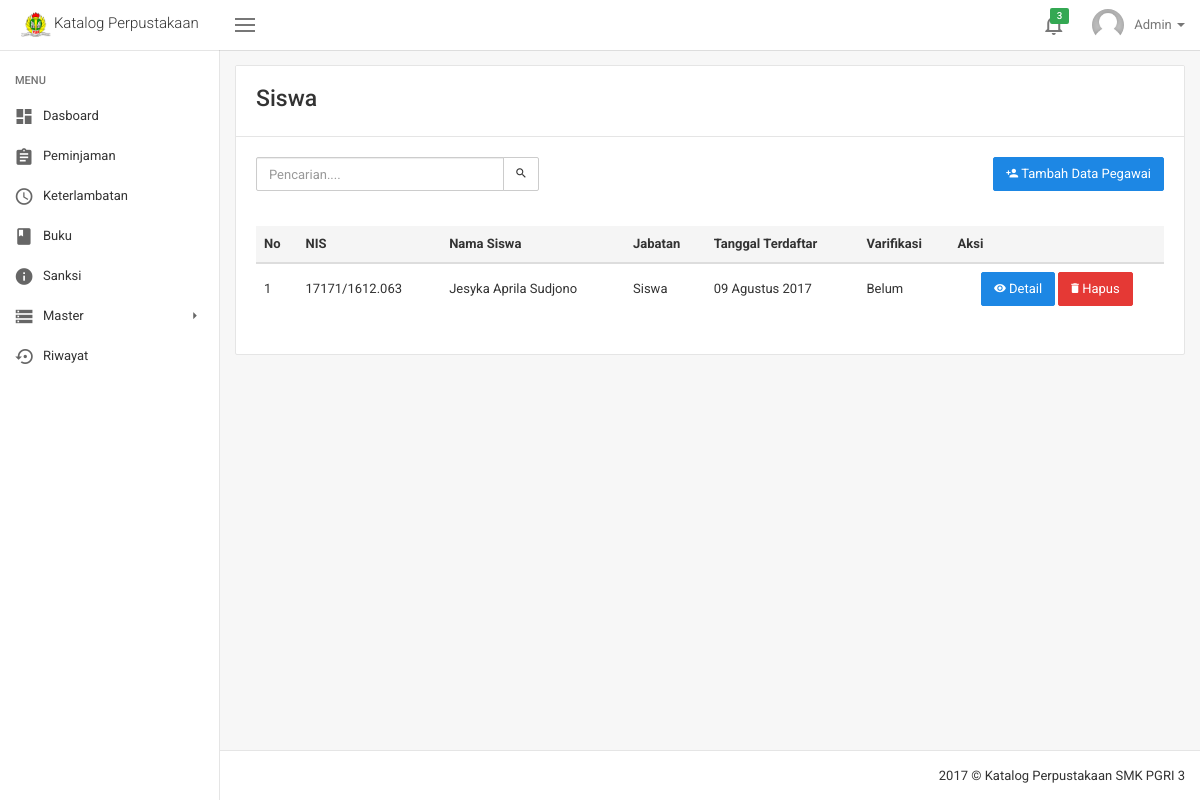
/siswa.php (signed in), run on an earlier commit of the app's database.
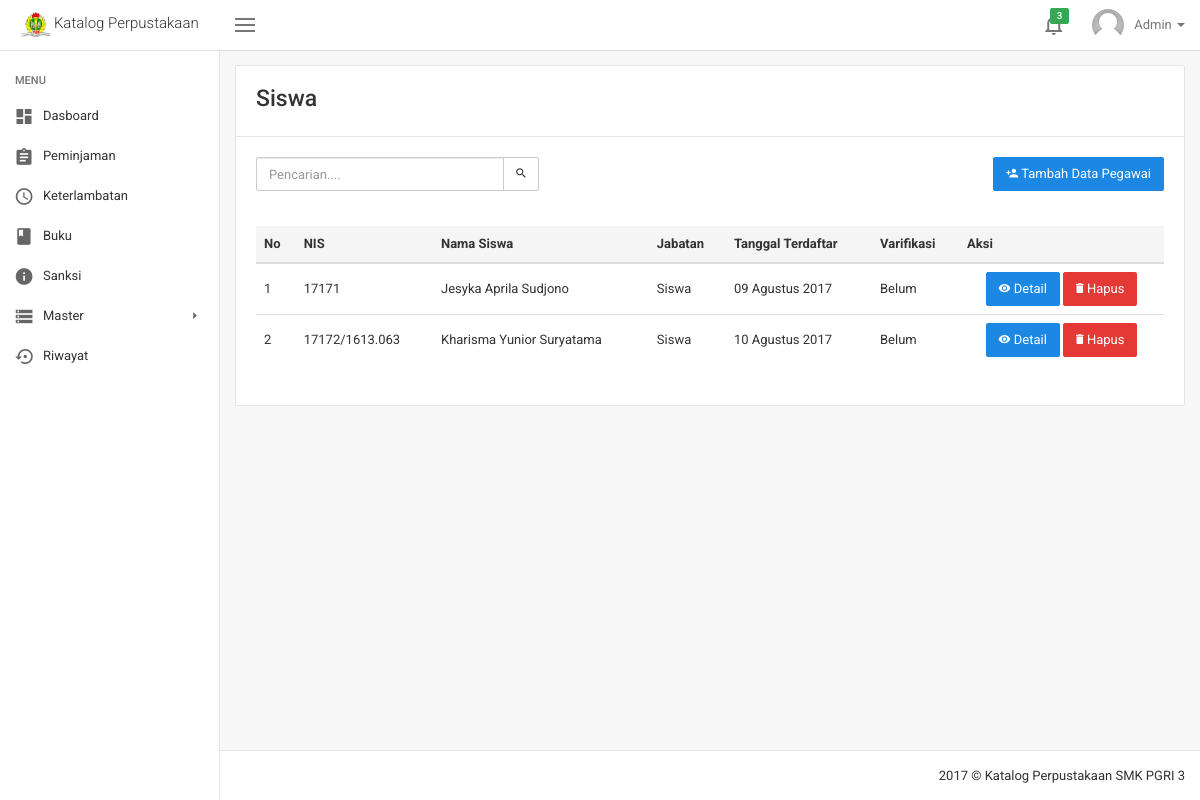
And on a later commit of the database.
### tables this page shows
CREATE TABLE `varifikasi` (
  `id_varifikasi` int(12) NOT NULL,
  `id_user` int(12) NOT NULL,
  `username_user` varchar(225) NOT NULL,
  `email_user` varchar(225) NOT NULL,
  `password_user` varchar(225) NOT NULL,
  `role_user` enum('Admin','Pegawai','User') NOT NULL
);

CREATE TABLE `user` (
  `id_user` int(12) NOT NULL,
  `no_induk` varchar(225) NOT NULL,
  `nama` varchar(225) NOT NULL,
  `foto_user` varchar(225) NOT NULL,
  `jabatan` varchar(225) NOT NULL,
  `kelas` varchar(225) NOT NULL,
  `no_hp` varchar(15) NOT NULL,
  `alamat` text NOT NULL,
  `tgl_entri` date NOT NULL,
  `varifikasi` enum('Sudah','Belum') NOT NULL
);

### siswa.php (the view, shortened to what this page needs)
<!DOCTYPE html>
<html lang="en">
  <?php include('script/head_script.php') ?>
  <body class="layout layout-header-fixed layout-left-sidebar-fixed">
    <?php include('menu/header.php') ?>
    <div class="site-main">
      <?php include('menu/sidebar.php') ?>
      <div class="site-content">
        <div class="panel panel-default panel-table">
          <div class="panel-heading">
            <h3 class="m-t-0 m-b-5">Siswa</h3>
          </div>
          <div class="panel-body">
            <div class="row">
              <div class="col-sm-6">
                <form class="form-horizontal" method="get" action="?">
                  <div class="form-group">
                    <div class="col-sm-8">
                      <div class="input-group">
                        <input type="text" name="cari" class="form-control" placeholder="Pencarian....">
                        <span class="input-group-btn">
                <?php
                  if (isset($_GET['cari'])) {
                    echo '<a href="siswa.php">
                      <button class="btn btn-default" type="button">
                        Reset
                      </button>
                    </a>';
                  }else{
                    echo '<button class="btn btn-default" type="submit">
                      <i class="zmdi zmdi-search"></i>
                    </button>';
                  }
                ?>
                        </span>
                      </div>
                    </div>
                  </div>
                </form>
              </div>
              <div class="col-sm-6">
                <div align="right">
                  <a href="tambah_siswa.php">
                    <button type="button" class="btn btn-primary">
                      <i class="zmdi zmdi-account-add"></i> Tambah Data Pegawai
                    </button>
                  </a>
                </div>
              </div>
            </div>
            <br>
            <div class="table-responsive">
<?php
  if (isset($_GET['cari'])) {
    $cari = ($_GET["cari"]);
  $query_user = "SELECT id_user,no_induk,nama,jabatan, tgl_entri,
                  varifikasi FROM user WHERE no_induk like '%$cari%' OR nama like '%$cari%'
                  AND jabatan like 'Siswa%'";
    }
  else{
  $query_user = "SELECT id_user,no_induk,nama,jabatan, tgl_entri,
                  varifikasi FROM user WHERE jabatan like 'Siswa%'";
  }
  $result_user = mysqli_query($con, $query_user);
?>
              <table class="table">
                <thead>
                  <tr>
                    <th>No</th>
                    <th>NIS</th>
                    <th>Nama Siswa</th>
                    <th>Jabatan</th>
                    <th>Tanggal Terdaftar</th>
                    <th>Varifikasi</th>
                    <th>Aksi</th>
                  </tr>
                </thead>
                <tbody>
<?php
  $no_user = 1;
  while($data_user = mysqli_fetch_assoc($result_user)){
                 echo '<tr>
                    <td>'.$no_user.'</td>
                    <td>'.$data_user['no_induk'].'</td>
                    <td>'.$data_user['nama'].'</td>
                    <td>'.$data_user['jabatan'].'</td>
                    <td>'.tanggal_indo(''.$data_user['tgl_entri'].'').'</td>
                    <td>'.$data_user['varifikasi'].'</td>
                    <td align="center">';
  if($id_login == $data_user['id_user']){
                      echo '<a href="Profil.php">
                        <button type="button" class="btn btn-primary">
                          <i class="zmdi zmdi-account"></i> Profil
                        </button>
                      </a>';
  }
  else{
                      echo '<a href="detail_user.php?no_induk='.$data_user['no_induk'].'">
                        <button type="button" class="btn btn-primary">
                          <i class="zmdi zmdi-eye"></i> Detail
                        </button>
                      </a>
                      <button onclick="hapus('.$data_user['id_user'].')" type="button" class="btn btn-danger">
                        <i class="zmdi zmdi-delete"></i> Hapus
                      </button>';
  }
                    echo '</td>
                  </tr>';
                  $no_user++;
                }
  ?>
                </tbody>
              </table>
            </div>
          </div>
        </div>
      </div>
      <?php include('menu/footer.php') ?>
    </div>
  </body>
</html>

### script/head_script.php (shortened to what this page needs)
<head>
  <link rel="stylesheet" href="asstes/css/vendor.min.css">
  <link rel="stylesheet" href="asstes/css/cosmos.min.css">
  <link rel="stylesheet" href="asstes/css/application.min.css">
  <link rel="stylesheet" href="asstes/css/scrollbar.css">
  <link rel="stylesheet" href="asstes/dist/sweetalert2.min.css">
</head>

### menu/header.php (shortened to what this page needs)
<?php include('system/session.php');
  $query_login = "SELECT a.*, b.* FROM varifikasi AS a INNER JOIN
                  user AS b WHERE a.id_user = b.id_user AND email_user ='$_SESSION[email]'";
  $result_login = mysqli_query($con, $query_login);
  $data_login   = mysqli_fetch_assoc($result_login);
  $username     = $data_login["username_user"];
  $id_login     = $data_login["id_user"];
  $foto_user    = $data_login["foto_user"];
    function tanggal_indo($tanggal){
        $bulan = array (1 =>   'Januari',
                'Februari',
                'Maret',
                'April',
                'Mei',
                'Juni',
                'Juli',
                'Agustus',
                'September',
                'Oktober',
                'November',
                'Desember'
        );
        $split = explode('-', $tanggal);
        return $split[2] . ' ' . $bulan[ (int)$split[1] ] . ' ' . $split[0];
    }
?>
<div class="site-header">
  <nav class="navbar navbar-default">
    <div class="navbar-header" align="center">
      <a class="navbar-brand" href="index.php">
        <img src="img/logo.png" alt="" height="25">
        <span>Katalog Perpustakaan</span>
      </a>
    </div>
    <div class="navbar-collapsible">
      <div id="navbar" class="navbar-collapse collapse">
        <button class="navbar-toggler left-sidebar-collapse pull-left hidden-xs" type="button">
          <span class="hamburger"></span>
        </button>
        <ul class="nav navbar-nav navbar-right">
          <li class="nav-table dropdown">
            <a href="#" class="dropdown-toggle" data-toggle="dropdown" role="button" aria-haspopup="true" aria-expanded="false">
              <span class="nav-cell nav-icon">
                <i class="zmdi zmdi-notifications-none"></i>
              </span>
              <span class="label label-success">3</span>
            </a>
          </li>
          <li class="nav-table dropdown hidden-sm-down">
            <a href="#" class="dropdown-toggle" data-toggle="dropdown" role="button" aria-haspopup="true" aria-expanded="false">
              <span class="nav-cell p-r-10">
                <img class="img-circle" src="img/avatars/<?php echo $foto_user ?>" alt="" width="32" height="32">
              </span>
              <span class="nav-cell"><?php echo $username; ?>
                <span class="caret"></span>
              </span>
            </a>
          </li>
        </ul>
      </div>
    </div>
  </nav>
</div>

### menu/sidebar.php (shortened to what this page needs)
<div class="site-left-sidebar">
  <div class="sidebar-backdrop"></div>
  <div class="custom-scrollbar">
    <ul class="sidebar-menu">
      <li class="menu-title">Menu</li>
      <li>
        <a href="index.php">
          <span class="menu-icon">
            <i class="zmdi zmdi-view-dashboard"></i>
          </span>
          <span class="menu-text">Dasboard</span>
        </a>
      </li>
      <li>
        <a href="peminjaman.php">
          <span class="menu-icon">
            <i class="zmdi zmdi-assignment"></i>
          </span>
          <span class="menu-text">Peminjaman</span>
        </a>
      </li>
      <li>
        <a href="keterlambatan.php">
          <span class="menu-icon">
            <i class="zmdi zmdi-time"></i>
          </span>
          <span class="menu-text">Keterlambatan</span>
        </a>
      </li>
      <li>
        <a href="buku.php">
          <span class="menu-icon">
            <i class="zmdi zmdi-book"></i>
          </span>
          <span class="menu-text">Buku</span>
        </a>
      </li>
      <li>
        <a href="sanksi.php">
          <span class="menu-icon">
            <i class="zmdi zmdi-info"></i>
          </span>
          <span class="menu-text">Sanksi</span>
        </a>
      </li>
      <li class="with-sub">
        <a href="#" aria-haspopup="true">
          <span class="menu-icon">
            <i class="zmdi zmdi-storage"></i>
          </span>
          <span class="menu-text">Master</span>
        </a>
      </li>
      <li>
        <a href="riwayat.php">
          <span class="menu-icon">
            <i class="zmdi zmdi-time-restore-setting"></i>
          </span>
          <span class="menu-text">Riwayat</span>
        </a>
      </li>
    </ul>
  </div>
</div>

### menu/footer.php
<div class="site-footer" align="right">
  <?php $date=date('Y'); echo $date; ?> © Katalog Perpustakaan SMK PGRI 3
</div>

What changed in the data, as far as the page shows it:
changed user "Jesyka Aprila Sudjono": no_induk "17171/1612.063" → "17171"
added user: no_induk "17172/1613.063", nama "Kharisma Yunior Suryatama", jabatan "Siswa", tgl_entri "10 Agustus 2017", varifikasi "Belum"
